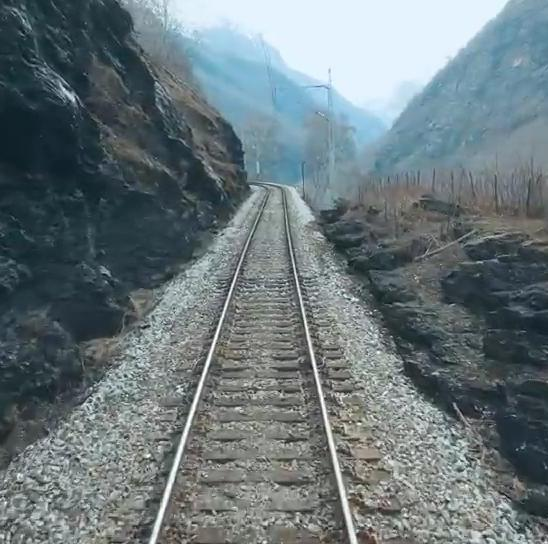
%> input picture Project/Development/Data/Dataset - B2/Frame1253.jpg, 548 x 544 px; its folder holds only this picture in this run
$ octave adpative_iteration.m   (GNU Octave 9; MATLAB toolbox functions it lacks are replaced by stand-ins)
%> lines starting %> are read from the running program, lines starting %| are printed output that depends on the picture; in (x1, y1, x2, y2) boxes, pixels count from 0 and x2, y2 are one past the last pixel; in counts of white or black regions, pixels touching at a corner belong together; the program's own positions count from 1
%% =========================================================================
%  Adaptive Threshold — Sensitivity Comparison
% =========================================================================

%% --- Load image ---
datasetPath = './Data/Dataset - B2/';
imgFiles = dir(fullfile(datasetPath, '*.jpg'));
if isempty(imgFiles)
    imgFiles = dir(fullfile(datasetPath, '*.png'));
end
imgRGB  = imread(fullfile(imgFiles(1).folder, imgFiles(1).name));
%> imgRGB is the input picture: size 544x548x3 uint8; mean R, G, B 106, 119, 123.2
if size(imgRGB,3) == 3
    imgGray = rgb2gray(imgRGB);
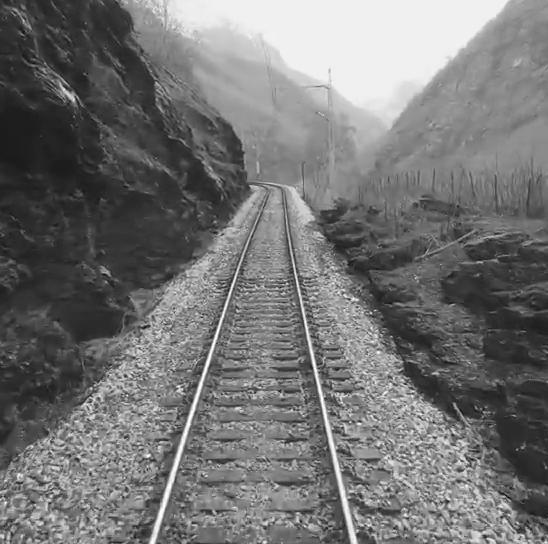
%> imgGray: size 544x548 uint8; min 1, max 255, mean 115.6
else
    imgGray = imgRGB;
end
[imgH, imgW] = size(imgGray);
%> imgH = 544; imgW = 548

%% --- ROI ---
bottomLeft  = [round(0.10*imgW),  imgH            ];
%> bottomLeft = [55 544]
bottomRight = [round(0.90*imgW),  imgH            ];
%> bottomRight = [493 544]
topLeft     = [round(0.35*imgW),  round(0.40*imgH)];
%> topLeft = [192 218]
topRight    = [round(0.65*imgW),  round(0.40*imgH)];
%> topRight = [356 218]
polyX   = [bottomLeft(1), topLeft(1),  topRight(1),  bottomRight(1)];
%> polyX = [55 192 356 493]
polyY   = [bottomLeft(2), topLeft(2),  topRight(2),  bottomRight(2)];
%> polyY = [544 218 218 544]
roiMask = poly2mask(polyX, polyY, imgH, imgW);

%% --- Sensitivity comparison ---
% Top row    → adaptive only
% Bottom row → adaptive + imopen (removes small noise blobs)
sensValues = [0.1, 0.2, 0.3, 0.4, 0.5];

figure('Name', 'Adaptive Sensitivity Comparison', 'NumberTitle', 'off');
set(gcf, 'Position', [100 100 1600 600]);

for k = 1:length(sensValues)
    s = sensValues(k);

    bw_s       = imbinarize(imgGray, 'adaptive', ...
        'ForegroundPolarity', 'bright', 'Sensitivity', s) & roiMask;
    bw_s_clean = imopen(bw_s, strel('disk', 2));

    subplot(2, 5, k);
    imshow(bw_s);
    title(sprintf('Sensitivity = %.1f', s), 'FontSize', 9);

    subplot(2, 5, k+5);
    imshow(bw_s_clean);
    title(sprintf('+ imopen  s=%.1f', s), 'FontSize', 9);
end
%> this loop made 5 passes
%> pass 1, `bw_s       = imbinarize(imgGray, 'adaptive', 'ForegroundPolarity', 'br..`:
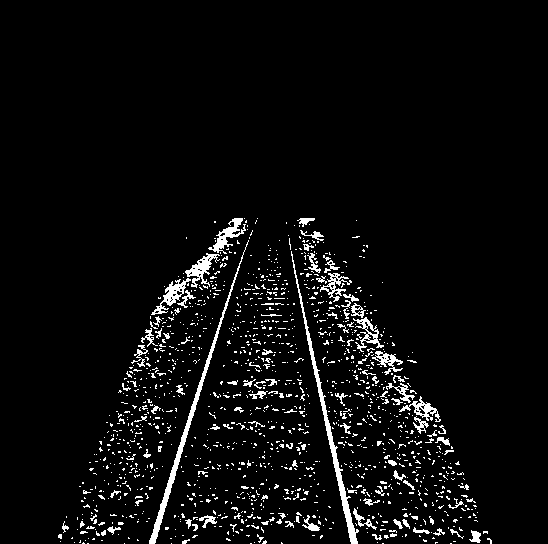
%> bw_s: size 544x548 logical; 4.8% white in thin lines or dots, all inside (x1, y1, x2, y2) = (58, 218, 492, 544)
%> pass 1, `bw_s_clean = imopen(bw_s, strel('disk', 2));`:
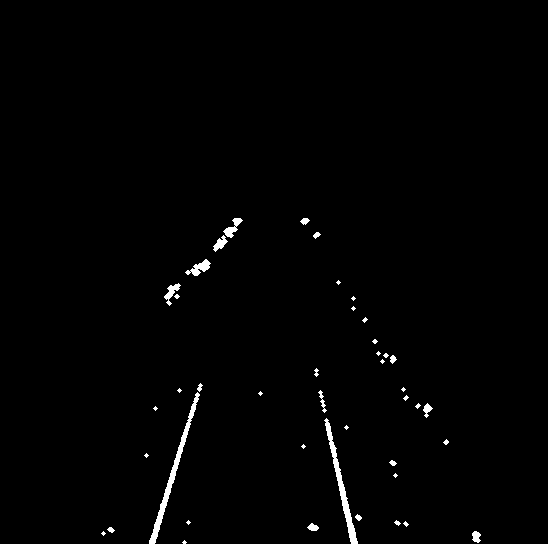
%> bw_s_clean: size 544x548 logical; 1% white; 43 white regions (23 under 20 px), largest, box (x1, y1, x2, y2) and area: (149, 392, 200, 544) 808, (324, 418, 358, 544) 703, (185, 259, 211, 276) 193
%> pass 2, `bw_s       = imbinarize(imgGray, 'adaptive', 'ForegroundPolarity', 'br..`:
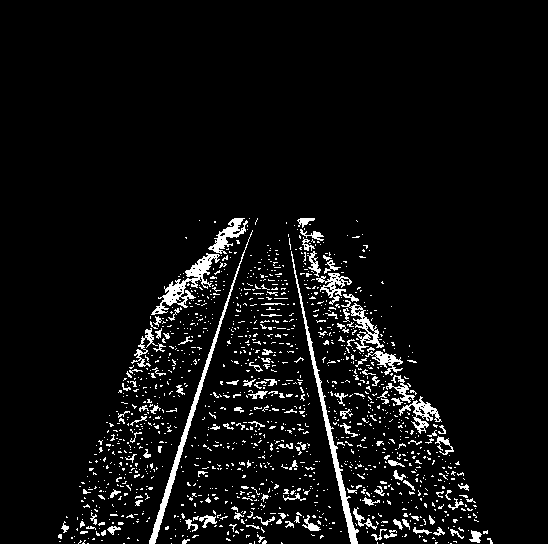
%> bw_s: size 544x548 logical; 5.7% white in thin lines or dots, all inside (x1, y1, x2, y2) = (58, 218, 493, 544)
%> pass 2, `bw_s_clean = imopen(bw_s, strel('disk', 2));`:
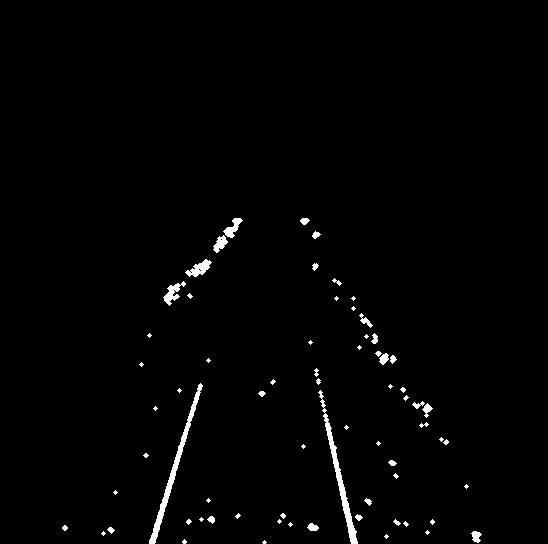
%> bw_s_clean: size 544x548 logical; 1.4% white; 69 white regions (35 under 20 px), largest, box (x1, y1, x2, y2) and area: (149, 383, 203, 544) 871, (318, 390, 358, 544) 810, (185, 259, 212, 277) 229

sgtitle({'Adaptive Threshold — Sensitivity Comparison'; ...
    'Top: raw adaptive    Bottom: after imopen cleanup'});
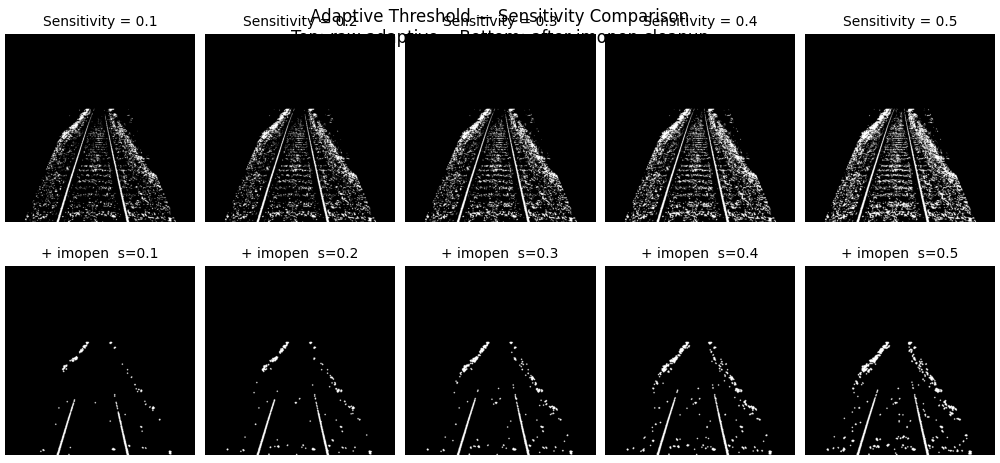
%> figure redrawn from the program's plot data, 10 panels

$ run again, on Project/Development/Data/Dataset - B2/cortada11.png
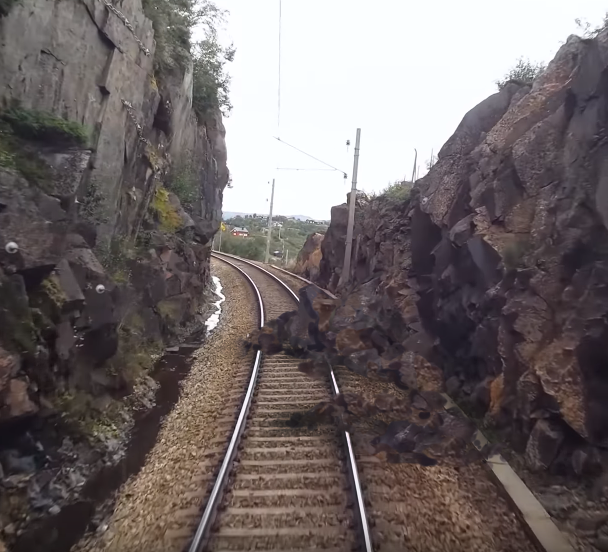
%> input picture Project/Development/Data/Dataset - B2/cortada11.png, 608 x 552 px
%> imgRGB is the input picture: size 552x608x3 uint8; mean R, G, B 112.7, 104.2, 104.4
%> the loop `for k = 1:length(sensValues)` made 5 passes
%> pass 1, `bw_s       = imbinarize(imgGray, 'adaptive', 'ForegroundPolarity', 'br..`:
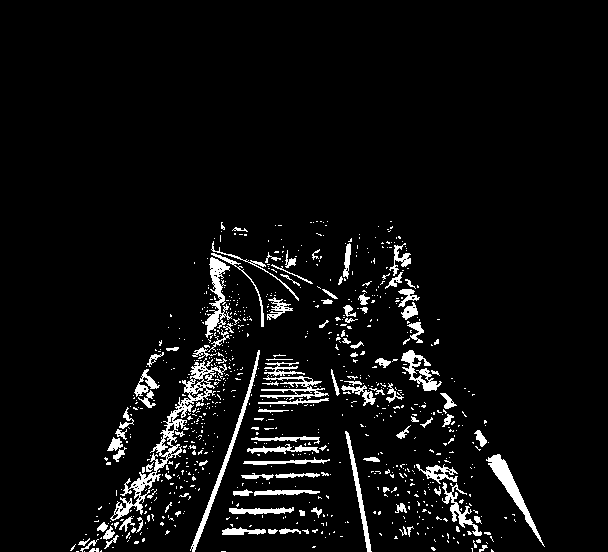
%> bw_s: size 552x608 logical; 5.4% white; 843 white regions (736 under 20 px), largest, box (x1, y1, x2, y2) and area: (110, 358, 227, 521) 2149, (486, 454, 545, 547) 898, (190, 350, 260, 552) 862
%> pass 2, `bw_s_clean = imopen(bw_s, strel('disk', 2));`:
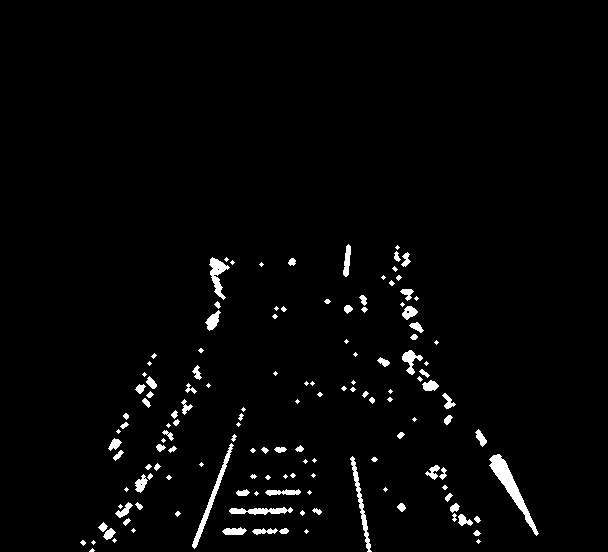
%> bw_s_clean: size 552x608 logical; 2.3% white; 139 white regions (58 under 20 px), largest, box (x1, y1, x2, y2) and area: (489, 454, 539, 536) 862, (192, 443, 234, 549) 504, (350, 456, 372, 552) 400

$ run again, on Project/Development/Data/Dataset - B2/image00756.jpg
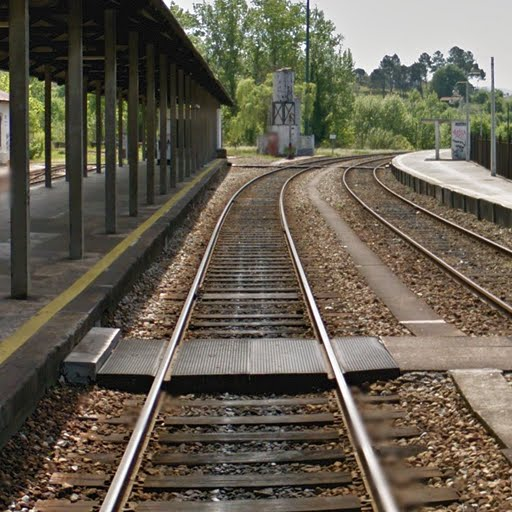
%> input picture Project/Development/Data/Dataset - B2/image00756.jpg, 512 x 512 px
%> imgRGB is the input picture: size 512x512x3 uint8; mean R, G, B 101.4, 94.4, 80.7
%> the loop `for k = 1:length(sensValues)` made 5 passes
%> pass 1, `bw_s       = imbinarize(imgGray, 'adaptive', 'ForegroundPolarity', 'br..`:
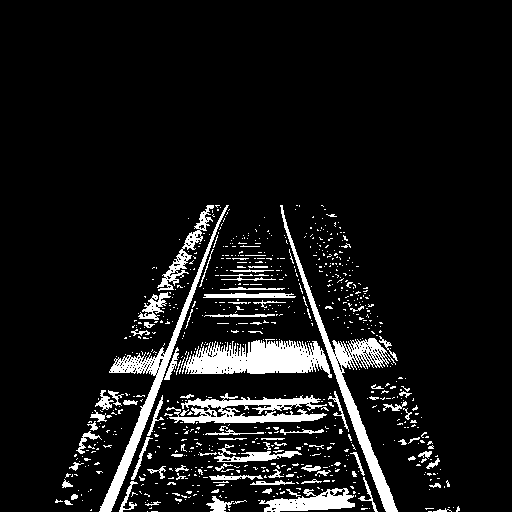
%> bw_s: size 512x512 logical; 8.9% white; 790 white regions (699 under 20 px), largest, box (x1, y1, x2, y2) and area: (182, 339, 332, 378) 3654, (280, 205, 398, 512) 3292, (99, 205, 229, 512) 2923
%> pass 2, `bw_s_clean = imopen(bw_s, strel('disk', 2));`:
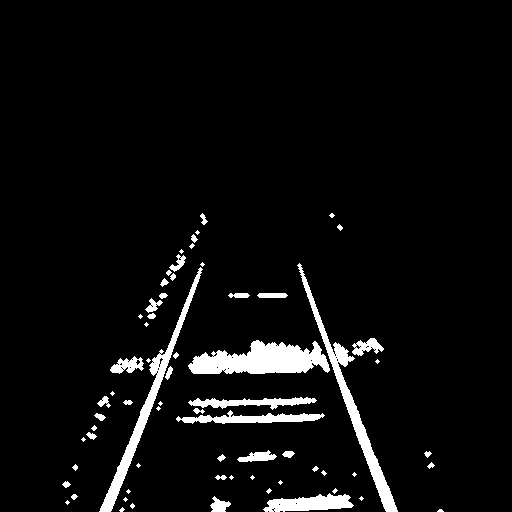
%> bw_s_clean: size 512x512 logical; 5.2% white; 67 white regions (28 under 20 px), largest, box (x1, y1, x2, y2) and area: (188, 340, 330, 374) 3141, (297, 263, 398, 512) 2375, (99, 267, 203, 512) 2198

$ run again, on Project/Development/Data/Dataset - B2/Frame1291.jpg
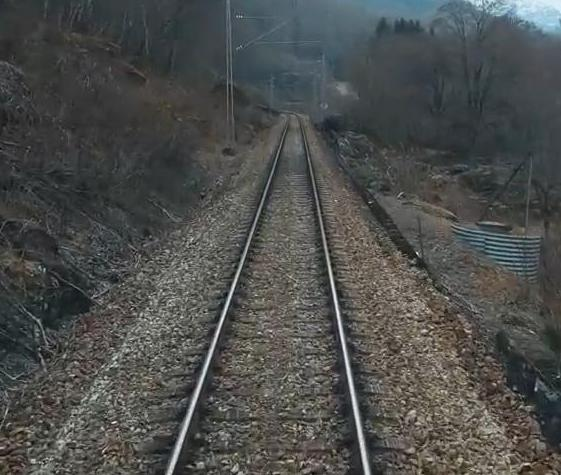
%> input picture Project/Development/Data/Dataset - B2/Frame1291.jpg, 561 x 475 px
%> imgRGB is the input picture: size 475x561x3 uint8; mean R, G, B 76.4, 78.2, 76.6
%> the loop `for k = 1:length(sensValues)` made 5 passes
%> pass 1, `bw_s       = imbinarize(imgGray, 'adaptive', 'ForegroundPolarity', 'br..`:
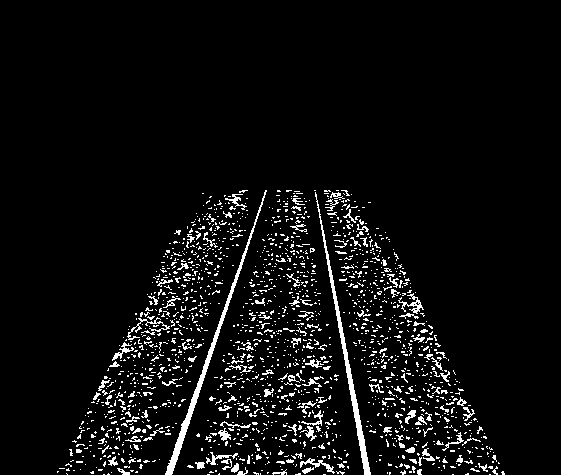
%> bw_s: size 475x561 logical; 5.7% white in thin lines or dots, all inside (x1, y1, x2, y2) = (57, 190, 505, 475)
%> pass 2, `bw_s_clean = imopen(bw_s, strel('disk', 2));`:
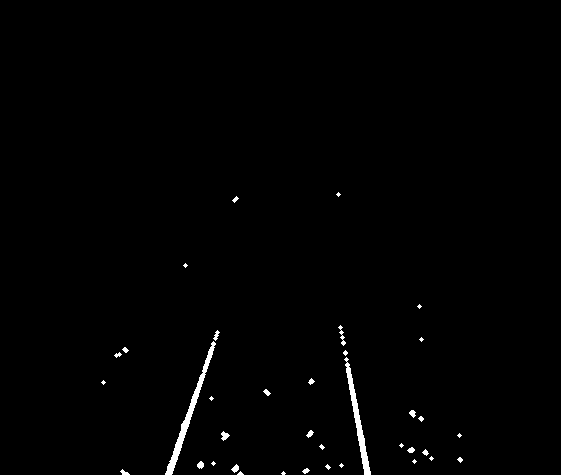
%> bw_s_clean: size 475x561 logical; 0.85% white; 37 white regions (17 under 20 px), largest, box (x1, y1, x2, y2) and area: (165, 341, 216, 475) 790, (344, 357, 371, 475) 647, (338, 325, 346, 346) 57
